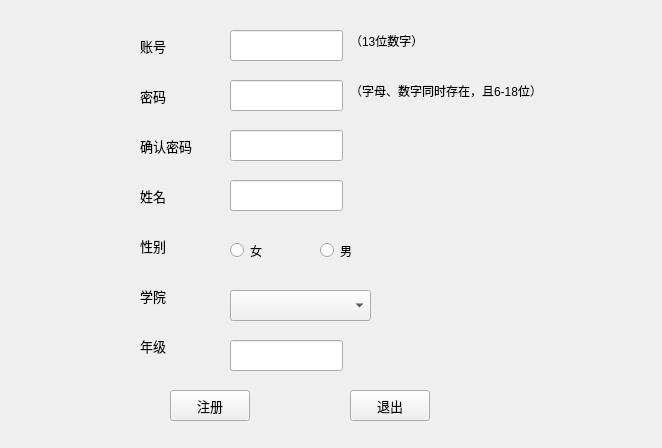
<?xml version="1.0" encoding="UTF-8"?>
<ui version="4.0">
 <class>edit</class>
 <widget class="QWidget" name="edit">
  <property name="geometry">
   <rect>
    <x>0</x>
    <y>0</y>
    <width>662</width>
    <height>448</height>
   </rect>
  </property>
  <property name="windowTitle">
   <string>Form</string>
  </property>
  <widget class="QLabel" name="label">
   <property name="geometry">
    <rect>
     <x>140</x>
     <y>30</y>
     <width>41</width>
     <height>31</height>
    </rect>
   </property>
   <property name="font">
    <font>
     <pointsize>10</pointsize>
    </font>
   </property>
   <property name="text">
    <string>账号</string>
   </property>
  </widget>
  <widget class="QLabel" name="label_2">
   <property name="geometry">
    <rect>
     <x>140</x>
     <y>80</y>
     <width>41</width>
     <height>31</height>
    </rect>
   </property>
   <property name="font">
    <font>
     <pointsize>10</pointsize>
    </font>
   </property>
   <property name="text">
    <string>密码</string>
   </property>
  </widget>
  <widget class="QLineEdit" name="lineEdit">
   <property name="geometry">
    <rect>
     <x>230</x>
     <y>30</y>
     <width>113</width>
     <height>31</height>
    </rect>
   </property>
  </widget>
  <widget class="QLineEdit" name="lineEdit_2">
   <property name="geometry">
    <rect>
     <x>230</x>
     <y>80</y>
     <width>113</width>
     <height>31</height>
    </rect>
   </property>
  </widget>
  <widget class="QLabel" name="label3">
   <property name="geometry">
    <rect>
     <x>140</x>
     <y>180</y>
     <width>41</width>
     <height>31</height>
    </rect>
   </property>
   <property name="font">
    <font>
     <pointsize>10</pointsize>
    </font>
   </property>
   <property name="text">
    <string>姓名</string>
   </property>
  </widget>
  <widget class="QLineEdit" name="lineEdit_3">
   <property name="geometry">
    <rect>
     <x>230</x>
     <y>180</y>
     <width>113</width>
     <height>31</height>
    </rect>
   </property>
  </widget>
  <widget class="QLineEdit" name="lineEdit_6">
   <property name="geometry">
    <rect>
     <x>230</x>
     <y>340</y>
     <width>113</width>
     <height>31</height>
    </rect>
   </property>
  </widget>
  <widget class="QLabel" name="label4">
   <property name="geometry">
    <rect>
     <x>140</x>
     <y>230</y>
     <width>41</width>
     <height>31</height>
    </rect>
   </property>
   <property name="font">
    <font>
     <pointsize>10</pointsize>
    </font>
   </property>
   <property name="text">
    <string>性别</string>
   </property>
  </widget>
  <widget class="QLabel" name="label5">
   <property name="geometry">
    <rect>
     <x>140</x>
     <y>280</y>
     <width>41</width>
     <height>31</height>
    </rect>
   </property>
   <property name="font">
    <font>
     <pointsize>10</pointsize>
    </font>
   </property>
   <property name="text">
    <string>学院</string>
   </property>
  </widget>
  <widget class="QLabel" name="label6">
   <property name="geometry">
    <rect>
     <x>140</x>
     <y>330</y>
     <width>41</width>
     <height>31</height>
    </rect>
   </property>
   <property name="font">
    <font>
     <pointsize>10</pointsize>
    </font>
   </property>
   <property name="text">
    <string>年级</string>
   </property>
  </widget>
  <widget class="QPushButton" name="EditResultButton">
   <property name="geometry">
    <rect>
     <x>170</x>
     <y>390</y>
     <width>80</width>
     <height>31</height>
    </rect>
   </property>
   <property name="font">
    <font>
     <pointsize>10</pointsize>
    </font>
   </property>
   <property name="text">
    <string>注册</string>
   </property>
  </widget>
  <widget class="QPushButton" name="quitButton">
   <property name="geometry">
    <rect>
     <x>350</x>
     <y>390</y>
     <width>80</width>
     <height>31</height>
    </rect>
   </property>
   <property name="font">
    <font>
     <pointsize>10</pointsize>
    </font>
   </property>
   <property name="text">
    <string>退出</string>
   </property>
  </widget>
  <widget class="QLabel" name="label_3">
   <property name="geometry">
    <rect>
     <x>350</x>
     <y>30</y>
     <width>141</width>
     <height>21</height>
    </rect>
   </property>
   <property name="text">
    <string>（13位数字）</string>
   </property>
  </widget>
  <widget class="QLabel" name="label_4">
   <property name="geometry">
    <rect>
     <x>350</x>
     <y>80</y>
     <width>281</width>
     <height>21</height>
    </rect>
   </property>
   <property name="text">
    <string>（字母、数字同时存在，且6-18位）</string>
   </property>
  </widget>
  <widget class="QLineEdit" name="lineEdit_7">
   <property name="geometry">
    <rect>
     <x>230</x>
     <y>130</y>
     <width>113</width>
     <height>31</height>
    </rect>
   </property>
  </widget>
  <widget class="QLabel" name="label_5">
   <property name="geometry">
    <rect>
     <x>140</x>
     <y>130</y>
     <width>81</width>
     <height>31</height>
    </rect>
   </property>
   <property name="font">
    <font>
     <pointsize>10</pointsize>
    </font>
   </property>
   <property name="text">
    <string>确认密码</string>
   </property>
  </widget>
  <widget class="QRadioButton" name="radioButton">
   <property name="geometry">
    <rect>
     <x>230</x>
     <y>240</y>
     <width>69</width>
     <height>21</height>
    </rect>
   </property>
   <property name="text">
    <string>女</string>
   </property>
  </widget>
  <widget class="QRadioButton" name="radioButton_2">
   <property name="geometry">
    <rect>
     <x>320</x>
     <y>240</y>
     <width>69</width>
     <height>21</height>
    </rect>
   </property>
   <property name="text">
    <string>男</string>
   </property>
  </widget>
  <widget class="QComboBox" name="comboBox">
   <property name="geometry">
    <rect>
     <x>230</x>
     <y>290</y>
     <width>141</width>
     <height>31</height>
    </rect>
   </property>
  </widget>
 </widget>
 <resources/>
 <connections/>
</ui>
